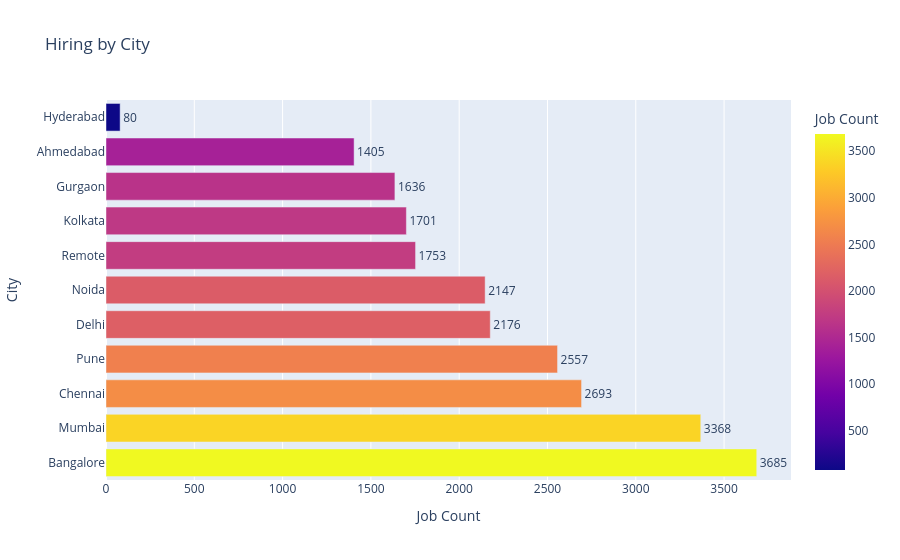

The code cell stored with this chart in its notebook:
### Code cell
fig = px.bar(
    city_counts,
    x='Job Count',
    y='City',
    orientation='h',
    color='Job Count',
    text='Job Count',
    title='Hiring by City'
)

fig.update_traces(textposition='outside')
fig.show()

### Figure 1 — Plotly figure (JSON) as saved in the notebook; plotly's stock layout.template omitted (floating-point values rounded to 4 significant figures)
{"data": [{"hovertemplate": "Job Count=%{marker.color}<br>City=%{y}<extra></extra>", "legendgroup": "", "marker": {"color": [3685, 3368, 2693, 2557, 2176, 2147, 1753, 1701, 1636, 1405, 80], "coloraxis": "coloraxis", "pattern": {"shape": ""}}, "name": "", "orientation": "h", "showlegend": false, "text": [3685.0, 3368.0, 2693.0, 2557.0, 2176.0, 2147.0, 1753.0, 1701.0, 1636.0, 1405.0, 80.0], "textposition": "outside", "type": "bar", "x": [3685, 3368, 2693, 2557, 2176, 2147, 1753, 1701, 1636, 1405, 80], "xaxis": "x", "y": ["Bangalore", "Mumbai", "Chennai", "Pune", "Delhi", "Noida", "Remote", "Kolkata", "Gurgaon", "Ahmedabad", "Hyderabad"], "yaxis": "y"}], "layout": {"barmode": "relative", "coloraxis": {"colorbar": {"title": {"text": "Job Count"}}, "colorscale": [[0, "#0d0887"], [0.1111, "#46039f"], [0.2222, "#7201a8"], [0.3333, "#9c179e"], [0.4444, "#bd3786"], [0.5556, "#d8576b"], [0.6667, "#ed7953"], [0.7778, "#fb9f3a"], [0.8889, "#fdca26"], [1, "#f0f921"]]}, "legend": {"tracegroupgap": 0}, "title": {"text": "Hiring by City"}, "xaxis": {"anchor": "y", "domain": [0, 1], "title": {"text": "Job Count"}}, "yaxis": {"anchor": "x", "domain": [0, 1], "title": {"text": "City"}}}}
